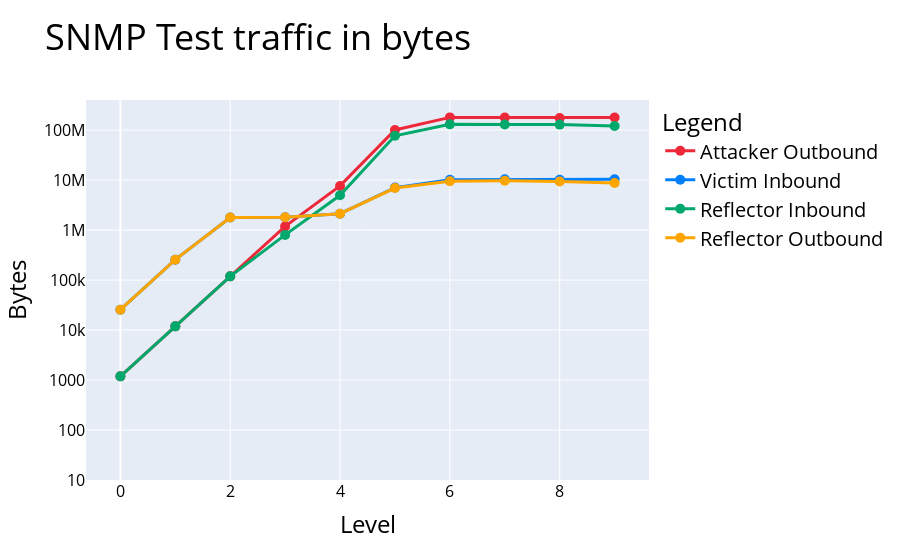

This figure's notebook cell:
### Markdown cell above
### Plotting

### Code cell
PlotLevelAttackData(attackerStats,victimStats,reflectorStats,Protocol,BytesOrPackets,Tool)

### Figure 1 — Plotly figure (JSON) as saved in the notebook; plotly's stock layout.template omitted (floating-point values rounded to 4 significant figures)
{"data": [{"hovertemplate": "variable=Attacker Outbound<br>Level=%{x}<br>value=%{y}<extra></extra>", "legendgroup": "Attacker Outbound", "line": {"color": "#ED2939", "dash": "solid", "width": 3}, "marker": {"size": 10, "symbol": "circle"}, "mode": "lines+markers", "name": "Attacker Outbound", "orientation": "v", "showlegend": true, "type": "scatter", "x": [0, 1, 2, 3, 4, 5, 6, 7, 8, 9], "xaxis": "x", "y": [1185, 11850, 118500, 1185000, 7643013, 100544801, 179461535, 178203223, 173791705, 178326226], "yaxis": "y"}, {"hovertemplate": "variable=Victim Inbound<br>Level=%{x}<br>value=%{y}<extra></extra>", "legendgroup": "Victim Inbound", "line": {"color": "#007FFF", "dash": "solid", "width": 3}, "marker": {"size": 10, "symbol": "circle"}, "mode": "lines+markers", "name": "Victim Inbound", "orientation": "v", "showlegend": true, "type": "scatter", "x": [0, 1, 2, 3, 4, 5, 6, 7, 8, 9], "xaxis": "x", "y": [25560, 255600, 1787496, 1804536, 2126592, 7069896, 10184808, 10334760, 10183104, 10363728], "yaxis": "y"}, {"hovertemplate": "variable=Reflector Inbound<br>Level=%{x}<br>value=%{y}<extra></extra>", "legendgroup": "Reflector Inbound", "line": {"color": "#00A86B", "dash": "solid", "width": 3}, "marker": {"size": 10, "symbol": "circle"}, "mode": "lines+markers", "name": "Reflector Inbound", "orientation": "v", "showlegend": true, "type": "scatter", "x": [0, 1, 2, 3, 4, 5, 6, 7, 8, 9], "xaxis": "x", "y": [1185, 11850, 118500, 800428, 4971628, 76827895, 130319743, 129012609, 128793700, 121136862], "yaxis": "y"}, {"hovertemplate": "variable=Reflector Outbound<br>Level=%{x}<br>value=%{y}<extra></extra>", "legendgroup": "Reflector Outbound", "line": {"color": "orange", "dash": "solid", "width": 3}, "marker": {"size": 10, "symbol": "circle"}, "mode": "lines+markers", "name": "Reflector Outbound", "orientation": "v", "showlegend": true, "type": "scatter", "x": [0, 1, 2, 3, 4, 5, 6, 7, 8, 9], "xaxis": "x", "y": [25560, 255600, 1787496, 1804536, 2126592, 6936984, 9488062, 9678530, 9368782, 8755152], "yaxis": "y"}], "layout": {"legend": {"font": {"color": "black", "size": 20}, "title": {"font": {"color": "black", "size": 24}, "text": "Legend"}, "tracegroupgap": 0}, "title": {"font": {"color": "black", "size": 36}, "text": "SNMP Test traffic in bytes"}, "xaxis": {"anchor": "y", "domain": [0, 1], "tickfont": {"color": "black", "size": 16}, "title": {"font": {"color": "black", "size": 24}, "text": "Level"}}, "yaxis": {"anchor": "x", "domain": [0, 1], "range": [1, 8.602], "tickfont": {"color": "black", "size": 16}, "title": {"font": {"color": "black", "size": 24}, "text": "Bytes"}, "type": "log"}}}
